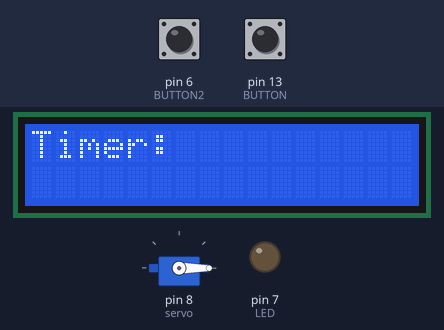
A sketch run on a simulated Arduino Uno, built with avr-gcc and run on an emulated ATmega328P. Shown: 16×2 character LCD, servo, output pins drawn as LEDs (lit = HIGH). Dashed ring = blinking. The inputs (shaded band) are chosen by the test bench; at power-on: pin 6 (BUTTON2) LOW, pin 13 (BUTTON) LOW.

Above: at 1.2 s.
1.3 s: pin 6 (BUTTON2) pulled HIGH for 0.15 s
At 3.1 s:
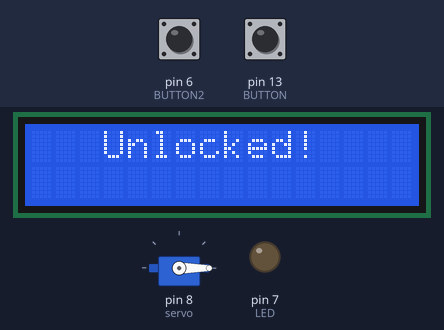
4.4 s: pin 13 (BUTTON) pulled HIGH for 0.15 s
At 4.9 s:
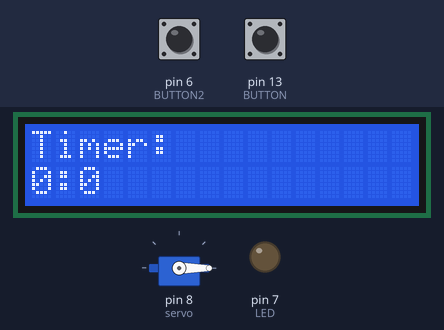
6.0 s: pin 13 (BUTTON) pulled HIGH for 1 s
At 6.15 s:
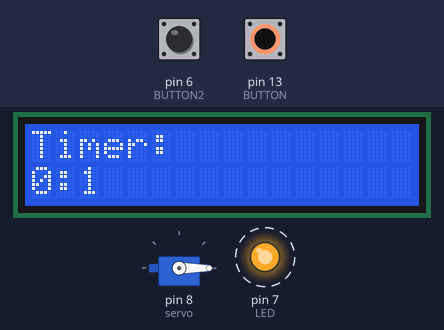
8.5 s: pin 6 (BUTTON2) pulled HIGH for 1 s
At 8.9 s:
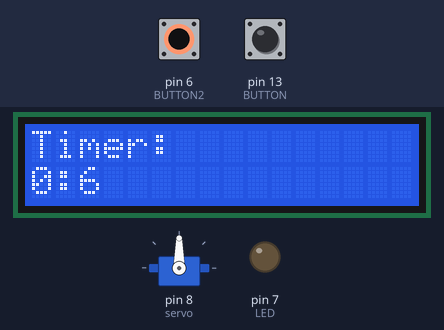
12.5 s: pin 13 (BUTTON) pulled HIGH for 3.2 s
At 14.67 s:
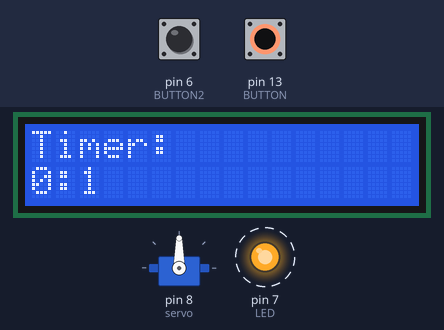
Timing chart, 0 to 17.2 s (numbered marks = the images above; inputs shaded):
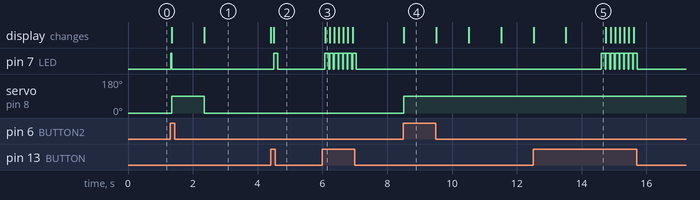

The sketch:

Timer_with_LCD_and_servo_.ino
```cpp
#include <LiquidCrystal.h>
#include <Servo.h>
int servo = 8;

Servo myservo;

const int rs = 12, en = 11, d4 = 5, d5 = 4, d6 = 3, d7 = 2;
LiquidCrystal lcd(rs, en, d4, d5, d6, d7);
//timer
int seconds = 0;
int minutes = 0;
int hours   = 0;

//button - LED
int LED = 7;
int BUTTON = 13;
int BUTTON2 =6;

//counter
int btnPreState = 0;
int btnCurState = 0;

void setup() {
  // put your setup code here, to run once:
  //button and LED setup
  pinMode(LED,OUTPUT);
  pinMode(BUTTON,INPUT);
  pinMode(BUTTON2,INPUT);

  // set up the LCD's number of columns and rows:
  lcd.begin(16, 2);
  lcd.setCursor(0,0);
  lcd.print("Timer: ");

  //servo
  myservo.attach(servo);
  myservo.write(0);
}

void loop() {
  // put your main code here, to run repeatedly:
  if (digitalRead(BUTTON2) == HIGH) {
    digitalWrite(LED,HIGH);
    delay(20);
  }
  else {
    digitalWrite(LED,LOW);
    delay(20);
  }

  if (digitalRead(BUTTON) == HIGH && btnPreState == 0)
  {
    lcd.setCursor(0,0);
    lcd.print("Timer: ");
    seconds = seconds + 1;
    digitalWrite(LED,HIGH);
    if (seconds > 59) {
        minutes++;
        seconds = 0;
      }


    //printing
    lcd.setCursor(0,1);
    lcd.print(minutes);
    lcd.print(":");
    lcd.print(seconds);
    lcd.print(" ");


    //digitalWrite(LED,LOW);
    delay(100);
  }
  else
  {
    digitalWrite(LED,LOW);
    btnPreState = 0;
    if (digitalRead(BUTTON2) == HIGH)
    {
      if (seconds > 59) {
        minutes++;
        seconds = 0;
      }
    //timer
      myservo.write(90);
      while (minutes >= 0)
      {
        seconds--;

        if (seconds < 0)
        {
          minutes--;
          seconds = 59;
        }
        if (seconds == 0 && minutes == 0) break;
        lcd.setCursor(0,1);
        lcd.print(minutes);
        lcd.print(":");
        //lcd.print(" ");
        lcd.print(seconds);
        lcd.print(" ");
        delay(1000);
      }
      while (digitalRead(BUTTON) == LOW) {
        myservo.write(0);
        lcd.clear();
        lcd.setCursor(3,0);
        lcd.print("Unlocked!");
        delay(20);
        lcd.clear();
      }
     }
     delay(50);
  }
  delay(20);

}
```

Measured:
- after the input at 1.3 s, pin 7 (LED): LOW → HIGH at once, → LOW 0.02 s later; servo on pin 8 (servo): 0° → 90° after 0.05 s, → 0° 1.0 s later; the display: first changes after 0.05 s (image 1 shows a later state)
- after the input at 4.4 s, pin 7 (LED): LOW → HIGH after 0.10 s, → LOW 0.12 s later; the display: first changes at once (image 2 shows a later state)
- after the input at 6.0 s, pin 7 (LED): alternates HIGH for 0.12 s and LOW for 0.02 s, 14 changes in all, then stays LOW, starting after 0.08 s; the display: changes after 0.08 s (image 3)
- after the input at 8.5 s, servo on pin 8 (servo): 0° → 90° at once; the display: changes at once (image 4)
- after the input at 12.5 s, pin 7 (LED): alternates HIGH for 0.12 s and LOW for 0.02 s, 16 changes in all, then stays LOW, starting after 2.1 s; servo on pin 8 (servo): stays 90° (without the input it goes to 0° after 2.0 s)
- what the display in image 5 shows lasts 1.3 s, from 13.5 s to 14.8 s
